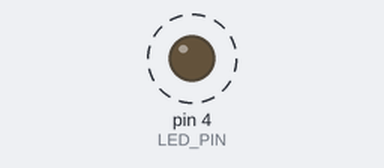
Bench run of a sketch on a simulated Arduino Uno, built with avr-gcc and run on an emulated ATmega328P. Parts: output pins drawn as LEDs (lit = HIGH). Dashed ring = blinking.

Above: at 0.2 s.
Timing chart, 0 to 3.0 s (numbered marks = the images above):
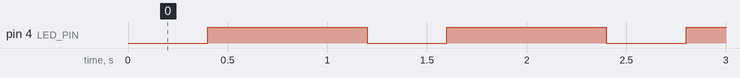

The sketch:

T1_LED_Blink_Sink.ino
```cpp
#include <Arduino.h>

// ---------- Hardware (sink wiring) ----------
#define LED_PIN     4      // 3.3 V -> 150 ohm resistor -> LED anode, LED cathode -> GPIO4

// ---------- Timing ----------
#define LED_ON_MS   400    // how long the LED stays ON
#define LED_OFF_MS  800    // how long the LED stays OFF

void setup() {
  pinMode(LED_PIN, OUTPUT);      // make GPIO4 an output pin
  digitalWrite(LED_PIN, HIGH);   // start with the LED OFF (both LED ends at 3.3 V)
}

void loop() {
  digitalWrite(LED_PIN, LOW);    // pin goes to 0 V: current flows into the pin, LED ON
  delay(LED_ON_MS);              // wait 400 ms

  digitalWrite(LED_PIN, HIGH);   // pin goes to 3.3 V: no voltage across the LED, LED OFF
  delay(LED_OFF_MS);             // wait 800 ms
}
```

Measured:
- by itself, pin 4 (LED_PIN): alternates HIGH for 0.80 s and LOW for 0.40 s
